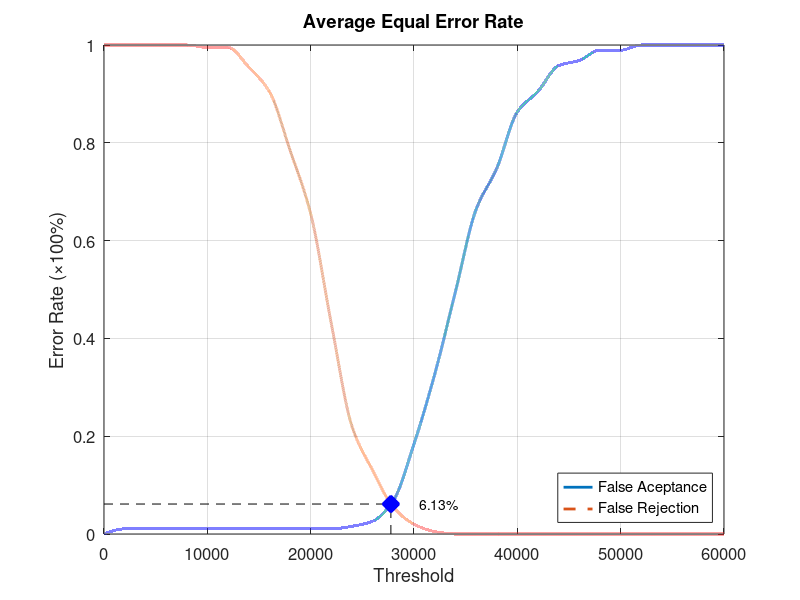
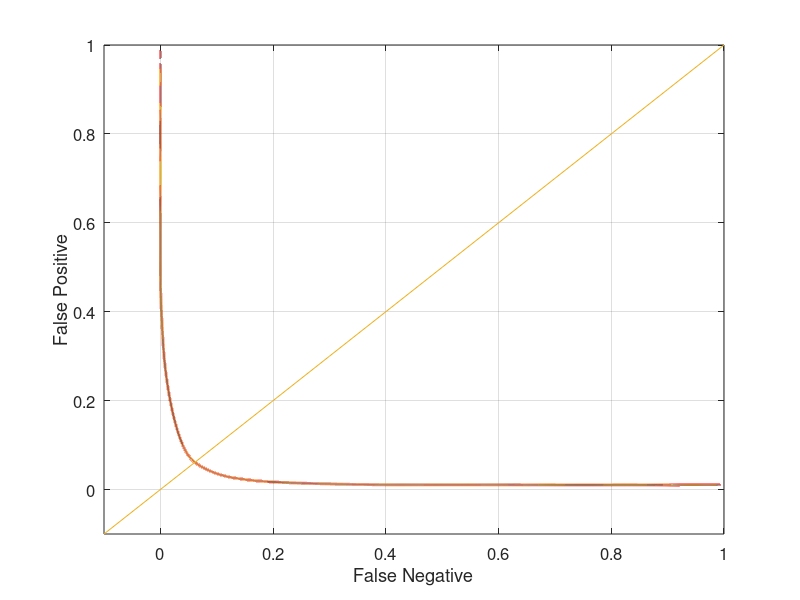

Write MATLAB code to recreate these figures, in order.
function yEER = Database3_3
close all;
clear;
clc;
x = 0:2000:60000;
xq = 0:0.5:60000;

y0 = [0 0.0105263 0.0105263 0.0105263 0.0105263 0.0105263 0.0105263 0.0105263 0.0105263 0.0105263 0.0105263 0.0105263 0.0157895 0.0263158 0.0684211 0.184211 0.326316 0.494737 0.663158 0.747368 0.863158 0.905263 0.957895 0.968421 0.989474 0.989474 1 1 1 1 1];
yy0 = interp1(x, y0, xq, 'pchip');
y1 = [1 1 1 1 1 0.995 0.995 0.955 0.905 0.785 0.655 0.43 0.22 0.13 0.055 0.02 0.005 0 0 0 0 0 0 0 0 0 0 0 0 0 0];
yy1 = interp1(x, y1, xq, 'pchip');

% Calculating EER: 
y2 = abs(y0 - y1);
find(y2 == min(y2))
yy2 = abs(yy0 - yy1);
xEER = find(yy2 == min(yy2));
xEERIndex = xq(xEER) % X-axis EER
yEER = yy0(xEER) % Y-axis EER

main = figure
plot(xq, yy0,'-','LineWidth', 2);	hold on
plot(xq, yy1,'--','LineWidth', 2);	hold on
plot([xEERIndex xEERIndex], [0 yEER], 'k--');	hold on
plot([0 xEERIndex], [yEER yEER], 'k--');	hold on
plot(xEERIndex, yEER, 'bx', 'LineWidth', 10);	hold on
text(xEERIndex + 10 * xEERIndex / 100, yEER, [num2str(round((10000 * yEER)) / 100) '%'])
legend('False Aceptance', 'False Rejection', 'Location', 'SouthEast')
xlabel('Threshold')
ylabel('Error Rate (\times100%)')
title('Average Equal Error Rate')
set(gca, 'FontSize', 12)
axis([0 60000 0 1])
grid on

print(main, 'Database3_3Main', '-dpng');
FNRxFPR = figure('Color', [1 1 1]);
plot(yy1, yy0, '-', yy1, yy0, 'LineWidth', 2);
hold on
y = -0.1:0.1:1
plot(y, y); 
set(gca, 'FontSize', 12)
xlabel('False Negative')
ylabel('False Positive')
axis([-0.1 1 -0.1 1])
set(gca, 'FontSize', 12)
grid on

print(FNRxFPR, 'Database3_3FNRxFPR','-dpng');
end
